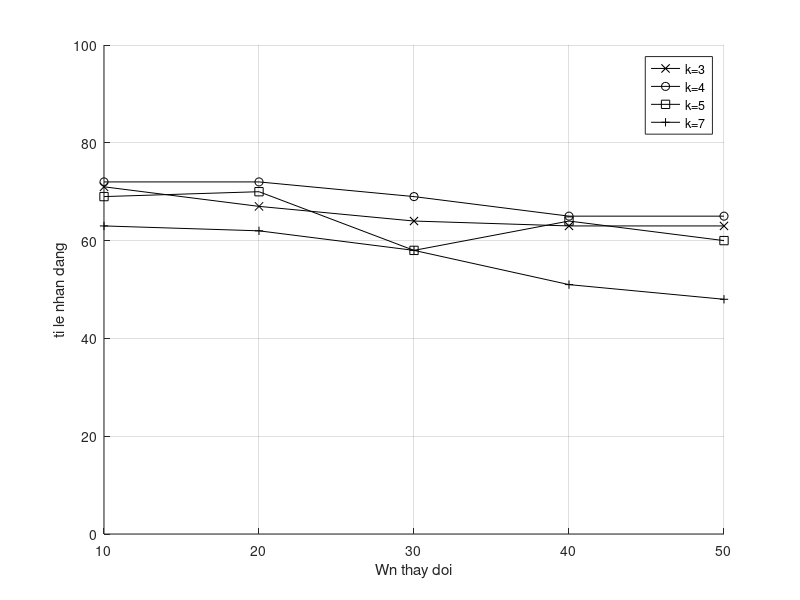

Recreate this plot in MATLAB.
% Author: Tinh Bui and Nhan Truong
% Description:
%          Illuminate the value of Wn , K and the accuracy in a chart.
% Input:
%       1) A, B, C, D: is matrix with the first rows to be the value of Wn,
%          the second rows to be the value of the accuracy. Each matrix has
%          a private value of K.
% Output:
%       1) A chart
A=[10 20 30 40 50;71 67 64 63 63];%k=3
B=[10 20 30 40 50;72 72 69 65 65];%k=4
C=[10 20 30 40 50;69 70 58 64 60];%k=5
D=[10 20 30 40 50;63 62 58 51 48];%k=7
grid on 
hold on
plot(A(1,:),A(2,:),'kx-',B(1,:),B(2,:),'ko-',C(1,:),C(2,:),'ks-',D(1,:),D(2,:),'k+-');
grid on 
hold on
xlabel('Wn thay doi');
ylabel('ti le nhan dang') ;
legend ('k=3','k=4','k=5','k=7');
xlim([10 50]);
ylim([0 100]);